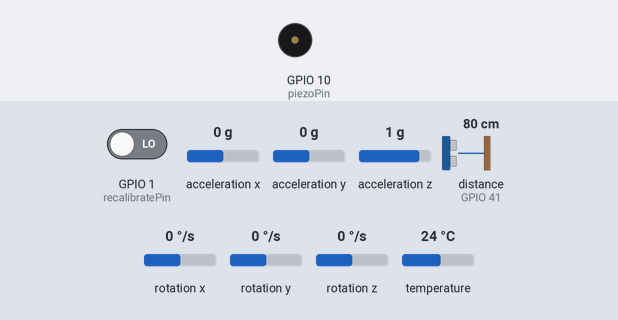
This program was run on a simulated ESP32-S3. On the bench: buzzer (waves = sounding). Inputs (shaded band) come from the test bench; at power-on: GPIO 1 (recalibratePin) LOW, distance to the obstacle (sensor on GPIO 41) 80 cm, acceleration x 0 g, acceleration y 0 g, acceleration z 1 g, rotation x 0 °/s, rotation y 0 °/s, rotation z 0 °/s, temperature 24 °C. The echo pulse lasts 58.3 µs per cm; what the program prints to the serial monitor is not drawn.

Above: at 4.6 s.
4.7 s: GPIO 1 (recalibratePin) driven HIGH
6.2 s: distance to the obstacle (sensor on GPIO 41) set to 7 cm
8.3 s: distance to the obstacle (sensor on GPIO 41) set to 4 cm
At 9.4 s:
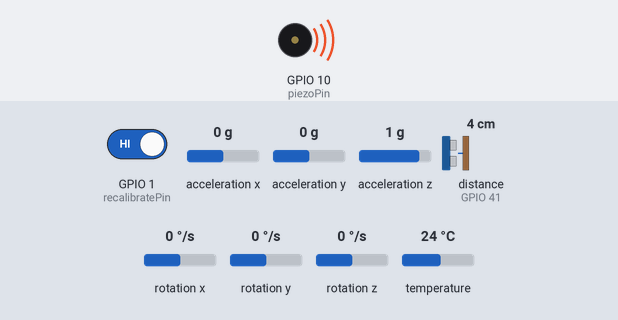
9.8 s: distance to the obstacle (sensor on GPIO 41) set to 9 cm
At 11.1 s:
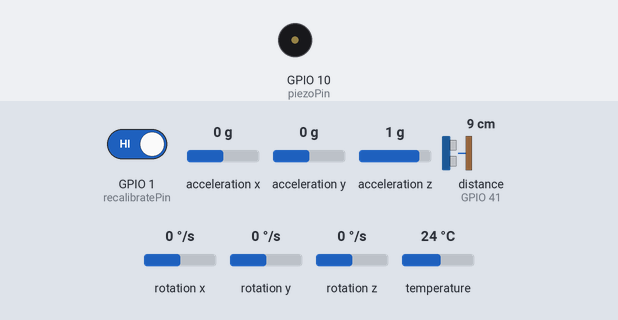
11.4 s: distance to the obstacle (sensor on GPIO 41) set to 5 cm
At 11.8 s:
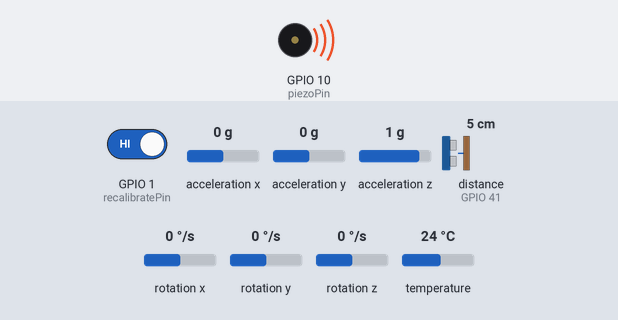
Timing chart, 0 to 13.9 s (numbered marks = the images above; inputs shaded):
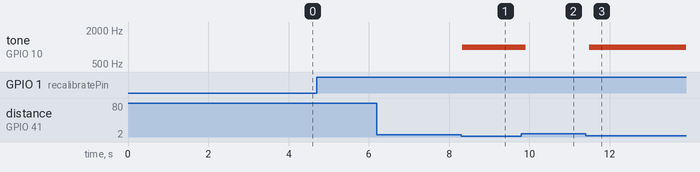

The program:

main.cpp
```cpp
#include <Arduino.h>


constexpr int recalibratePin = 1;
constexpr int piezoPin = 10;


void initMpu6050();
void calibrateMpu6050(int samples = 200);
void calibrateFrontBackDirection(int samples = 100);
bool readHeadTilt(float &pitchDeg, float &rollDeg);
bool isHeadTilted(float pitchDeg, float rollDeg);
bool readFrontBackDisplacementCm(float &frontBackDisplacementCm);

bool withinThreshold(float distance);
float ultrasonicDistanceCm();
void calibrate_ultrasonic();

void setup() {
  Serial.begin(115200);
  delay(1000);

  pinMode(recalibratePin, INPUT_PULLDOWN);
  pinMode(piezoPin, OUTPUT);

  initMpu6050();
  calibrateMpu6050();
  calibrateFrontBackDirection();
  calibrate_ultrasonic();

  Serial.println("MPU-6050 head tilt detector ready");
}

void loop() {
  static bool lastRecalibrateState = LOW;
  const bool recalibrateState = digitalRead(recalibratePin);

  if (recalibrateState == HIGH && lastRecalibrateState == LOW) {
    Serial.println("Recalibrating MPU-6050...");
    calibrateMpu6050();
    calibrate_ultrasonic();
  }

  lastRecalibrateState = recalibrateState;

  float pitchDeg = 0.0f;
  float rollDeg = 0.0f;
  float frontBackDisplacementCm = 0.0f;

  if (readHeadTilt(pitchDeg, rollDeg)) {
    const bool tilted = isHeadTilted(pitchDeg, rollDeg);
    readFrontBackDisplacementCm(frontBackDisplacementCm);

    // Serial.print("Pitch: ");
    // Serial.print(pitchDeg, 1);
    // Serial.print(" deg, Roll: ");
    // Serial.print(rollDeg, 1);
    // Serial.print(" deg -> ");
    // Serial.println(tilted ? "HEAD TILTED" : "OK");

    // Serial.print("Estimated front/back distance: ");
    // Serial.print(frontBackDisplacementCm, 2);
    // Serial.println(" cm");
  }
  // Serial.println();
  // Serial.print("Ultrasonic distance: ");
  float distance = ultrasonicDistanceCm();
  // Serial.print(distance, 2);
  // Serial.println(" cm");


  if(!withinThreshold(distance) or abs(frontBackDisplacementCm) > 5.0f) {
    tone(piezoPin, 1000);
  } else {
    noTone(piezoPin);
  }

  delay(100);
}
```

head_tilt.cpp
```cpp
#include <Arduino.h>
#include <Adafruit_MPU6050.h>
#include <Adafruit_Sensor.h>
#include <Wire.h>
#include <math.h>

namespace {
Adafruit_MPU6050 mpu;

constexpr int I2C_SDA = 7;
constexpr int I2C_SCL = 6;

// Thresholds and constants for head tilt detection and front/back displacement estimation.
constexpr float kTiltThresholdDeg = 20.0f;
constexpr float kAccelerationDeadbandMps2 =0.60f;

constexpr float kGravityMps2 = 9.80665f;
// Short-term hold duration for front/back position when acceleration is below the deadband threshold. This helps to prevent jittery position updates when the user briefly relaxes their posture.
constexpr unsigned long kShortTermHoldMs = 350;

//velocity and position decay factors when acceleration is below the deadband threshold, to help stabilize the front/back position estimate over time.
constexpr float kVelocityDecayFactor = 0.85f;
constexpr float kPositionDecayFactor = 0.90f;

float accelOffsetX = 0.0f;
float accelOffsetY = 0.0f;
float accelOffsetZ = 0.0f;
float gravityRefX = 0.0f;
float gravityRefY = 0.0f;
float gravityRefZ = kGravityMps2;
bool sensorReady = false;
float frontBackVelocityMps = 0.0f;
float frontBackPositionM = 0.0f;
unsigned long lastFrontBackUpdateMs = 0;
unsigned long lastSignificantAccelMs = 0;

// Returns true if the sensor data was read successfully, false otherwise.
bool readAccelerationMps2(float &ax, float &ay, float &az) {
	if (!sensorReady) {
		return false;
	}

	sensors_event_t accel;
	sensors_event_t gyro;
	sensors_event_t temp;
	mpu.getEvent(&accel, &gyro, &temp);

	ax = accel.acceleration.x - gravityRefX;
	ay = accel.acceleration.y - gravityRefY;
	az = accel.acceleration.z - gravityRefZ;
	return true;
}

// Returns true if the sensor data was read successfully, false otherwise.
bool readRawAccelerationMps2Internal(float &ax, float &ay, float &az) {
	if (!sensorReady) {
		return false;
	}

	sensors_event_t accel;
	sensors_event_t gyro;
	sensors_event_t temp;
	mpu.getEvent(&accel, &gyro, &temp);

	ax = accel.acceleration.x;
	ay = accel.acceleration.y;
	az = accel.acceleration.z;
	return true;
}

// Returns true if the sensor data was read successfully, false otherwise.
void readAccelerationG(float &axG, float &ayG, float &azG) {
	float ax = 0.0f;
	float ay = 0.0f;
	float az = 0.0f;
	readAccelerationMps2(ax, ay, az);

	axG = ax / kGravityMps2;
	ayG = ay / kGravityMps2;
	azG = az / kGravityMps2;
}

void resetFrontBackEstimate() {
	frontBackVelocityMps = 0.0f;
	frontBackPositionM = 0.0f;
	lastFrontBackUpdateMs = millis();
	lastSignificantAccelMs = lastFrontBackUpdateMs;
}


void setGravityReferenceFromAverage(float avgX, float avgY, float avgZ) {
	const float magnitude = sqrtf((avgX * avgX) + (avgY * avgY) + (avgZ * avgZ));
	if (magnitude <= 0.0001f) {
		gravityRefX = 0.0f;
		gravityRefY = 0.0f;
		gravityRefZ = kGravityMps2;
		return;
	}

	const float downX = avgX / magnitude;
	const float downY = avgY / magnitude;
	const float downZ = avgZ / magnitude;
	gravityRefX = downX * kGravityMps2;
	gravityRefY = downY * kGravityMps2;
	gravityRefZ = downZ * kGravityMps2;
}

}  // namespace

void initMpu6050() {
	Wire.begin(I2C_SDA, I2C_SCL);
	sensorReady = mpu.begin();
	if (!sensorReady) {
		return;
	}

	mpu.setAccelerometerRange(MPU6050_RANGE_2_G);
	mpu.setGyroRange(MPU6050_RANGE_250_DEG);
	mpu.setFilterBandwidth(MPU6050_BAND_21_HZ);
	resetFrontBackEstimate();
}

void calibrateMpu6050(int samples) {
	if (!sensorReady) {
		return;
	}

	float sumX = 0.0f;
	float sumY = 0.0f;
	float sumZ = 0.0f;

	for (int i = 0; i < samples; ++i) {
		sensors_event_t accel;
		sensors_event_t gyro;
		sensors_event_t temp;
		mpu.getEvent(&accel, &gyro, &temp);
		sumX += accel.acceleration.x;
		sumY += accel.acceleration.y;
		sumZ += accel.acceleration.z;
		delay(5);
	}

	accelOffsetX = 0.0f;
	accelOffsetY = 0.0f;
	accelOffsetZ = 0.0f;
	setGravityReferenceFromAverage(sumX / samples, sumY / samples, sumZ / samples);
	resetFrontBackEstimate();
}

void calibrateFrontBackDirection(int samples) {
	if (!sensorReady) {
		return;
	}

	(void)samples;
	resetFrontBackEstimate();
}

bool readHeadTilt(float &pitchDeg, float &rollDeg) {
	if (!sensorReady) {
		return false;
	}

	float axG = 0.0f;
	float ayG = 0.0f;
	float azG = 0.0f;
	readAccelerationG(axG, ayG, azG);

	pitchDeg = atan2f(axG, sqrtf((ayG * ayG) + (azG * azG))) * 180.0f / PI;
	rollDeg = atan2f(ayG, azG) * 180.0f / PI;
	return true;
}

bool isHeadTilted(float pitchDeg, float rollDeg) {
	return fabsf(pitchDeg) >= kTiltThresholdDeg || fabsf(rollDeg) >= kTiltThresholdDeg;
}

bool readFrontBackDisplacementCm(float &frontBackDisplacementCm) {
	if (!sensorReady) {
		return false;
	}

	float axG = 0.0f;
	float ayG = 0.0f;
	float azG = 0.0f;
	readAccelerationG(axG, ayG, azG);

	const float projectedAccelG = ayG;

	const unsigned long now = millis();
	float dt = 0.0f;
	if (lastFrontBackUpdateMs != 0) {
		dt = static_cast<float>(now - lastFrontBackUpdateMs) / 1000.0f;
	}
	lastFrontBackUpdateMs = now;

	float linearAccelerationMps2 = projectedAccelG * kGravityMps2;
	const bool significantAcceleration = fabsf(linearAccelerationMps2) >= kAccelerationDeadbandMps2;
	if (!significantAcceleration) {
		linearAccelerationMps2 = 0.0f;
		if (now - lastSignificantAccelMs > kShortTermHoldMs) {
			resetFrontBackEstimate();
			frontBackDisplacementCm = 0.0f;
			return true;
		}

		frontBackVelocityMps *= kVelocityDecayFactor;
		frontBackPositionM *= kPositionDecayFactor;
	} else {
		lastSignificantAccelMs = now;
	}

	frontBackVelocityMps += linearAccelerationMps2 * dt;
	frontBackPositionM += frontBackVelocityMps * dt;
	frontBackDisplacementCm = frontBackPositionM * 100.0f;
	return true;
}

bool readCalibratedAccelerationMps2(float &ax, float &ay, float &az) {
	return readAccelerationMps2(ax, ay, az);
}
```

ultrasonic.cpp
```cpp
#include <NewPing.h>

int triggerPin = 42;
int echoPin = 41;
int maxDistance = 400; // 최대 측정 거리 (cm)

NewPing sensor(triggerPin, echoPin, maxDistance);
float initialDistance = 0.0f;
float currentDistance = 0.0f;
float distanceThreshold = 7.5f; // 초기 거리에서의 허용 오차 (cm)
float ultrasonicDistanceCm() {
  float distance = sensor.ping_cm();
    if (distance <= maxDistance && distance >= 2) {
      return distance;
    } else {
      return -1.0f; // 유효하지 않은 거리
    }
}

void calibrate_ultrasonic() {
    const int calibrationSamples = 10;
    float distanceSum = 0.0f;
    int validSamples = 0;

    for (int i = 0; i < calibrationSamples; ++i) {
        float distance = ultrasonicDistanceCm();
        if (distance > 0) { // 유효한 거리만 합산
        distanceSum += distance;
        validSamples++;
        }
        delay(100); // 샘플 간 짧은 지연
    }
    Serial.println("초기 거리 측정 완료.");
    if (validSamples > 0) {
        initialDistance = distanceSum / validSamples; // 평균 거리 계산
        Serial.print("초기 거리: ");
        Serial.print(initialDistance);
        Serial.println(" cm");
    } else {
        Serial.println("유효한 거리 샘플이 없습니다. 초기 거리를 설정할 수 없습니다.");
    }
}

bool withinThreshold(float distance) {
    return (initialDistance - distance) <= distanceThreshold;
}
```

Measured:
- the behaviour switches between 6 and 5 cm on distance to the obstacle (sensor on GPIO 41) (found by bisection; images 0 and 1)
- the behaviour switches between 7 and 6 cm on distance to the obstacle (sensor on GPIO 41) (found by bisection; images 2 and 3)
- after the input at 4.7 s, every drawn part: stays the same
- after the input at 6.2 s, every drawn part: stays the same
- after the input at 8.3 s, tone on GPIO 10 (piezoPin): silent → 1000 Hz at once
- after the input at 9.8 s, tone on GPIO 10 (piezoPin): 1000 Hz → silent after 0.10 s
- after the input at 11.4 s, tone on GPIO 10 (piezoPin): silent → 1000 Hz after 0.09 s
